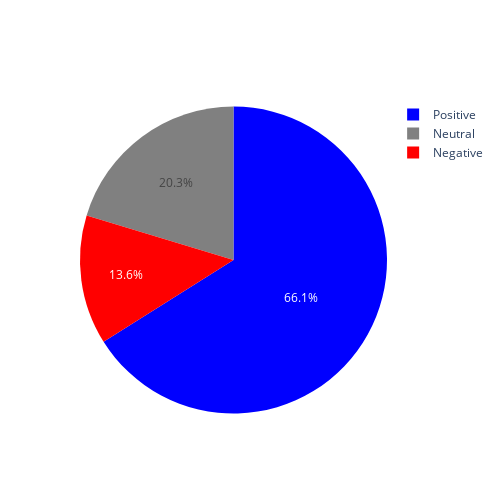

The notebook cell this image was saved under:
### Code cell
#pie chart
labels = ['Positive', 'Neutral', 'Negative']
colors = ['blue', 'gray', 'red']
values = [16221,4987,3347]
fig = go.Figure(data=[go.Pie(labels=labels, values=values)])
fig.update_traces(marker=dict(colors=colors))
fig.update_layout(height=500,width=500)
fig.show()

### Figure 1 — Plotly figure (JSON) as saved in the notebook; plotly's stock layout.template omitted (floating-point values rounded to 4 significant figures)
{"data": [{"labels": ["Positive", "Neutral", "Negative"], "marker": {"colors": ["blue", "gray", "red"]}, "type": "pie", "values": [16221, 4987, 3347]}], "layout": {"height": 500, "width": 500}}
